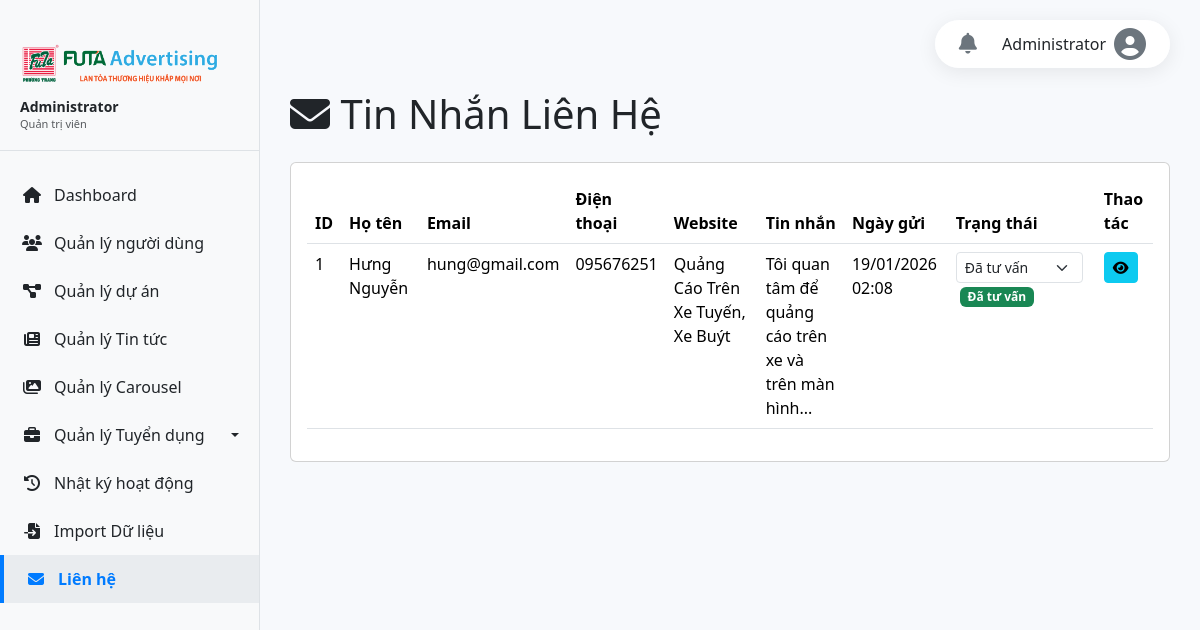
/admin/contacts.php (signed in), run on the app's committed database.
### tables this page shows
CREATE TABLE `contact` (
  `id` int(11) NOT NULL,
  `name` varchar(255) DEFAULT NULL,
  `email` varchar(255) DEFAULT NULL,
  `phone` varchar(50) DEFAULT NULL,
  `subject` varchar(255) DEFAULT NULL,
  `message` text DEFAULT NULL,
  `created_at` timestamp NOT NULL DEFAULT current_timestamp(),
  `status` enum('new','replied') NOT NULL DEFAULT 'new'
);

### admin/contacts.php (the view, shortened to what this page needs)
<?php
require_once 'auth_check.php';
$contacts = $conn->query("SELECT * FROM contact ORDER BY created_at DESC");
?>
<!DOCTYPE html>
<html lang="vi">
<head>
    <link href="https://cdn.jsdelivr.net/npm/bootstrap@5.3.3/dist/css/bootstrap.min.css" rel="stylesheet">
    <link rel="stylesheet" href="https://cdnjs.cloudflare.com/ajax/libs/font-awesome/6.5.2/css/all.min.css">
</head>
<body>
    <?php include 'sidebar.php'; ?>
    <div class="main-content">
        <h1 class="mb-4"><i class="fas fa-envelope"></i> Tin Nhắn Liên Hệ</h1>
        <div class="card">
            <div class="card-body">
                <div class="table-responsive">
                    <table class="table table-hover">
                        <thead>
                            <tr>
                                <th>ID</th>
                                <th>Họ tên</th>
                                <th>Email</th>
                                <th>Điện thoại</th>
                                <th>Website</th>
                                <th>Tin nhắn</th>
                                <th>Ngày gửi</th>
                                <th>Trạng thái</th>
                                <th>Thao tác</th>
                            </tr>
                        </thead>
                        <tbody>
                            <?php if ($contacts->num_rows > 0): ?>
                                <?php while($contact = $contacts->fetch_assoc()): ?>
                                    <tr>
                                        <td><?php echo $contact['id']; ?></td>
                                        <td><?php echo htmlspecialchars($contact['name']); ?></td>
                                        <td><?php echo htmlspecialchars($contact['email']); ?></td>
                                        <td><?php echo htmlspecialchars($contact['phone']); ?></td>
                                        <td><?php echo htmlspecialchars($contact['subject'] ?? ''); ?></td>
                                        <td><?php echo htmlspecialchars(mb_substr($contact['message'], 0, 50)) . '...'; ?></td>
                                        <td><?php echo date('d/m/Y H:i', strtotime($contact['created_at'])); ?></td>
                                        <td>
                                            <form method="post" style="display:inline-block">
                                                <select name="status" class="form-select form-select-sm" style="width:auto;display:inline-block;vertical-align:middle" onchange="this.form.submit()">
                                                    <option value="replied" <?php if(($contact['status'] ?? '')=='replied') echo 'selected'; ?>>Đã tư vấn</option>
                                                </select>
                                            </form>
                                            <?php if(($contact['status'] ?? 'new')=='replied'): ?>
                                                <span class="badge bg-success ms-1">Đã tư vấn</span>
                                            <?php else: ?>
                                                <span class="badge bg-secondary ms-1">Chưa tư vấn</span>
                                            <?php endif; ?>
                                        </td>
                                        <td>
                                            <a href="view_contact.php?id=<?php echo $contact['id']; ?>" class="btn btn-sm btn-info" title="Xem chi tiết">
                                                <i class="fas fa-eye"></i>
                                            </a>
                                        </td>
                                    </tr>
                                <?php endwhile; ?>
                            <?php else: ?>
                                <tr>
                                    <td colspan="9" class="text-center text-muted">Chưa có tin nhắn nào</td>
                                </tr>
                            <?php endif; ?>
                        </tbody>
                    </table>
                </div>
            </div>
        </div>
    </div>
</body>
</html>

### admin/contacts.php (style rules this page uses)
body { background: #f7f9fc; }

### admin/sidebar.php (style rules this page uses)
.main-content { margin-left: 260px; padding: 30px; padding-top: 90px; min-height: 100vh; }

### data on the page
contact: id "1", name "Hưng Nguyễn", email "hung@gmail.com", phone "095676251", subject "Quảng Cáo Trên Xe Tuyến, Xe Buýt", message "Tôi quan tâm để quảng cáo trên xe và trên màn hình", created_at "19/01/2026 02:08", status "Đã tư vấn"

### other printed values
$_SESSION['admin_fullname'] "Administrator"
$display_role_str "Quản trị viên"
